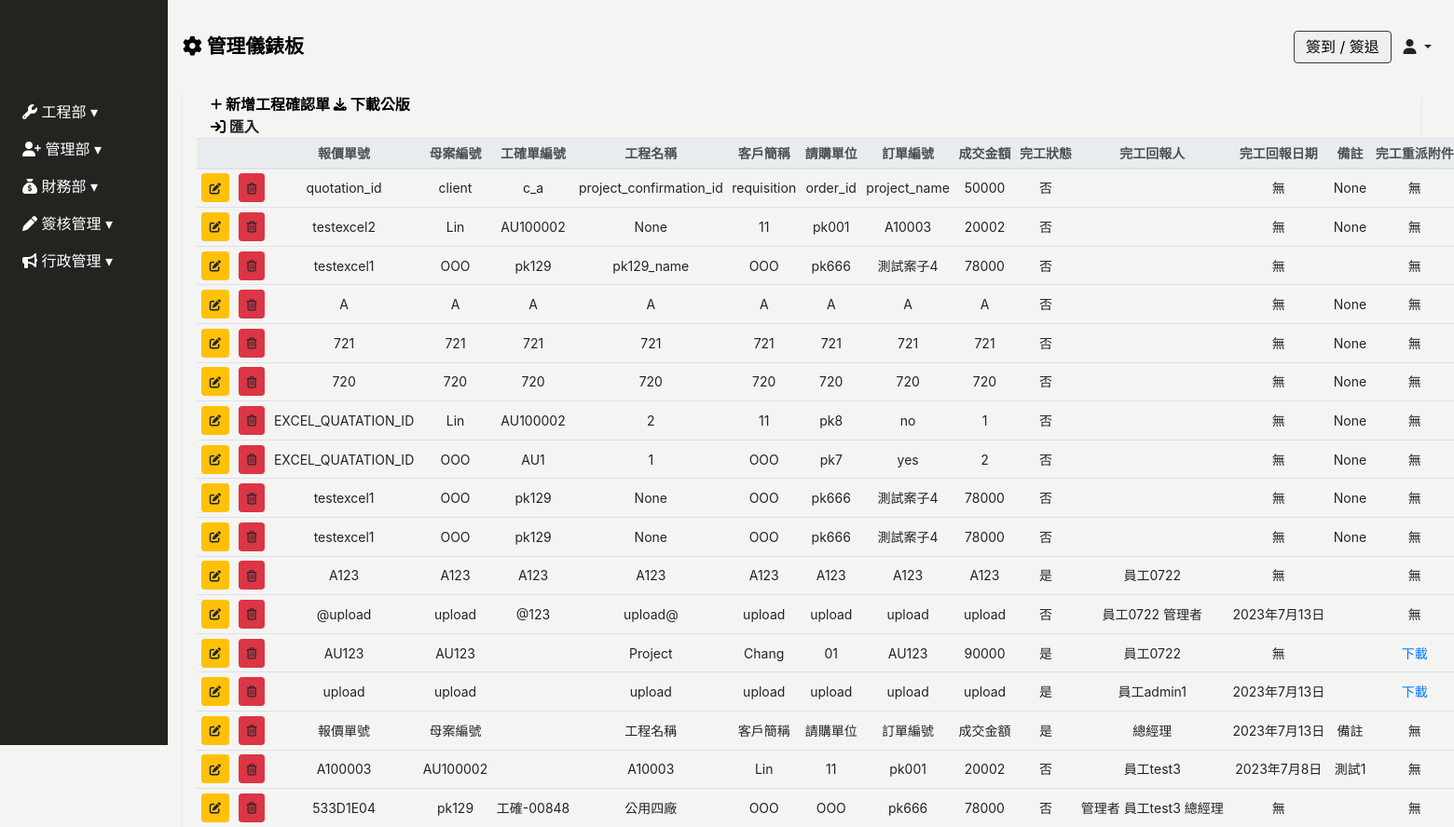
Page /project-confirmation/ on the committed database.
### Backend/models.py (models this page shows)
class Project_Confirmation(models.Model):
    project_confirmation_id = models.CharField(max_length=100, null=True, blank=True, verbose_name="工確單編號")
    quotation_id = models.CharField(max_length=100, null=True, blank=True, verbose_name="報價單號") # 唯一
    project_name = models.CharField(max_length=100, null=True, blank=True, verbose_name="工程名稱")
    order_id = models.CharField(max_length=100, null=True, blank=True, verbose_name='訂單編號')
    c_a = models.CharField(max_length=100, null=True, blank=True, verbose_name='母案編號')
    client = models.CharField(max_length=100, null=True, blank=True, verbose_name='客戶簡稱')
    requisition = models.CharField(max_length=100, null=True, blank=True, verbose_name='請購單位')
    turnover = models.CharField(max_length=10, null=True, blank=True, verbose_name='成交金額')
    is_completed = models.BooleanField(verbose_name='完工狀態',blank=True,default=False)
    completion_report_employee = models.ManyToManyField(Employee, related_name='projects_confirmation_report_employee', blank=True, verbose_name='完工回報人')
    completion_report_date = models.DateField(null=True, blank=True, verbose_name="完工回報日期")
    remark = models.TextField(null=True, blank=True, verbose_name="備註")
    reassignment_attachment = models.FileField(upload_to="project_confirmation_reassignment_attachment", null=True, blank=True, verbose_name="完工重派附件")
    author = models.ForeignKey(Employee,max_length=100, on_delete=models.SET_NULL, null=True, blank=True, verbose_name="建立人")
    created_date = models.DateField(default=timezone.now,verbose_name='建立日期')
    update_date = models.DateField(auto_now=True, verbose_name='更新日期')
    class Meta:
        verbose_name = "工程確認單"   # 單數
        verbose_name_plural = verbose_name   #複數
        ordering = ['-id']
    def reassignment_attachment_link(self):
        if self.reassignment_attachment:
            download_link = "<a href='{}' download>下載</a>".format(self.reassignment_attachment.url)
            return mark_safe(download_link)
        else:
            return "無"

class Employee(models.Model):
    GENDER_CHOICES = [
        ('M', '男'),
        ('F', '女'),
    ]
    BLOOD_TYPE_CHOICES = [
        ('A', 'A型'),
        ('B', 'B型'),
        ('AB','AB型'),
        ('O', 'O型'),
    ]
    MARITAL_STATUS_CHOICES = [
        ('M', '已婚'),
        ('S', '未婚'),
        ('D', '離異'),
    ]
    MILITARY_STATUS_CHOICES = [
        ('M', '義務役'),
        ('E', '免服役'),
        ('A', '替代役'),
    ]
    user = models.OneToOneField(User, null=True, blank=True, on_delete=models.CASCADE)
    full_name = models.CharField(max_length=10, null=True, blank=True, verbose_name='員工名稱')
    employee_id	 = models.CharField(max_length=30, blank=True,verbose_name='員工ID')
    position = models.CharField(max_length=30, null=True, blank=True, verbose_name='職稱')
    phone_number = models.CharField(max_length=20, null=True, blank=True,verbose_name='手機號碼')
    contact_number = models.CharField(max_length=20, null=True, blank=True,verbose_name='聯絡電話')
    start_date = models.DateField(null=True, blank=True, verbose_name='到職日期')
    seniority = models.DecimalField(max_digits=3, decimal_places=1, null=True, blank=True, verbose_name='目前年資')
    id_number = models.CharField(max_length=20, null=True, blank=True, verbose_name='身份證字號')
    birthday = models.DateField(null=True, blank=True, verbose_name='出生日期')
    age = models.IntegerField(null=True, blank=True, verbose_name='年齡')
    gender = models.CharField(max_length=1, choices=GENDER_CHOICES, null=True, blank=True, verbose_name='性別')
    blood_type = models.CharField(max_length=2, choices=BLOOD_TYPE_CHOICES, null=True, blank=True, verbose_name='血型')
    birth_place = models.CharField(max_length=100, null=True, blank=True, verbose_name='出生地')
    marital_status = models.CharField(max_length=1, choices=MARITAL_STATUS_CHOICES, null=True, blank=True, verbose_name='婚姻狀況')
    military_status = models.CharField(max_length=1, choices=MILITARY_STATUS_CHOICES, null=True, blank=True, verbose_name='兵役狀況')
    permanent_address = models.CharField(max_length=50, null=True, blank=True, verbose_name='戶籍地址')
    current_address_city = models.CharField(max_length=50, null=True, blank=True, verbose_name='現居地址縣市')
    current_address = models.CharField(max_length=50, null=True, blank=True, verbose_name='現居地址')
    location = models.CharField(max_length=50, null=True, blank=True, verbose_name='所在地')
    company_email = models.EmailField(null=True, blank=True, verbose_name='公司E_Mail')
    personal_email = models.EmailField(null=True, blank=True, verbose_name='個人E_Mail')
    emergency_contact = models.CharField(max_length=50, null=True, blank=True, verbose_name='緊急聯絡人1')
    emergency_contact_relations = models.CharField(max_length=50, null=True, blank=True, verbose_name='關係1')
    emergency_contact_phone = models.CharField(max_length=20, null=True, blank=True, verbose_name='聯絡人電話1')
    created_date = models.DateField(default=timezone.now,verbose_name='建立日期')
    update_date = models.DateField(auto_now=True, verbose_name='更新日期')
    class Meta:
        verbose_name = "員工"   # 單數
        verbose_name_plural = verbose_name   #複數

### Frontend/views.py (the view)
# urls.py: path('project-confirmation/', views.Project_Confirmation_ListView.as_view(), name='project-confirmation'),
class Project_Confirmation_ListView(ListView):
    model = Project_Confirmation
    template_name = 'project_confirmation/project_confirmation.html'
    context_object_name = 'project_confirmation'
    def get_context_data(self, **kwargs):
        context = super().get_context_data(**kwargs)
        context["employees_list"] =employees = Employee.objects.values('id','user__username')
        return context

### Frontend/templates/project_confirmation/project_confirmation.html (shortened to what this page needs)
{% extends 'base/base_dashboard.html' %}
{% block import %}
{% load static%}
<link rel="stylesheet" href="{% static 'css/project_confirmation/project_confirmation.css' %}">
{% endblock %}
{% block main %}
<div class="main px-3" id="project-confirmation-app">
    <div class="project-confirmation-table container-fluid shadow-sm table-responsive-lg">
        <table class="table table-sm table-hover text-center" id="table"  data-toggle="table" data-sortable="true" data-show-export="true"
         data-toolbar="#toolbar"  data-pagination="true" data-height="520" data-sticky-header="true"
        data-search="true" data-show-columns="true" data-filter-strict-search="true" data-show-columns-toggle-all="true"
        data-show-fullscreen="true" data-export-types="['excel', 'json', 'csv', 'txt']"data-export-options='{"fileName": "工程確認單"}'>
        <div id="toolbar">
            <div class="project-confirmation-header container-fluid">
                <a href="" class="font-weight-bold" id="sys_new" data-toggle="modal"data-target="#project-confirmation-modal">
                    <i class="fa-solid fa-plus fa-sm" style="color: #000000;"></i> 新增工程確認單
                </a>
                <a href="/media/file_form_template/工程確認單樣板.xlsx" class="font-weight-bold" download="">
                    <i class="fa-solid fa-download fa-sm" style="color: #000000;"></i> 下載公版
                </a>
                <br>
                <div class="upload-file font-weight-bold" onclick="importfile()">
                    <i class="fa-solid fa-arrow-right-to-bracket" style="color: #000000;"></i>
                    <span id="importLink" >匯入</span>
                </div>
            </div>
        </div>
            <thead class="thead-light" style="font-size: 14px;">
                <tr class="text-nowrap">
                    <th data-force-hide="true"> </th>
                    <th data-force-hide="true"></th>
                    <th data-field="quotation_id" data-searchable="true" data-sortable="true">報價單號</th>
                    <th data-field="c_a" data-sortable="true">母案編號</th>
                    <th data-field="project_confirmation_id" data-sortable="true">工確單編號</th>
                    <th data-field="project_name" data-sortable="true">工程名稱</th>
                    <th data-field="client" data-sortable="true">客戶簡稱</th>
                    <th data-field="requisition" data-sortable="true">請購單位</th>
                    <th data-field="order_id" data-sortable="true">訂單編號</th>
                    <th data-field="turnover" data-sortable="true">成交金額</th>
                    <th data-field="is_completed" data-sortable="true">完工狀態</th>
                    <th data-field="completion_report_employee" data-sortable="true">完工回報人</th>
                    <th data-field="completion_report_date" data-sortable="true">完工回報日期</th>
                    <th data-field="remark" data-sortable="true">備註</th>
                    <th data-field="reassignment_attachment_link" data-sortable="true">完工重派附件</th>
                </tr>
            </thead>
            <tbody class="text-nowrap" style="font-size: 14px;background: #f4f4f3;">
                {% for p in project_confirmation %}
                <tr>
                    <td>
                        <a type="button" data-url="project_confirmation" data-id="{{ p.id }}" class="sys_get btn btn-sm btn-warning" data-toggle="modal"
                            data-target="#project-confirmation-modal">
                        </a>
                    </td>
                    <td>
                        <a data-url="project_confirmation" data-id="{{ p.id }}" type="button" class="sys_del btn btn-sm btn-danger">
                        </a>
                    </td>
                    <td>{{ p.quotation_id }}</td>
                    <td>{{ p.c_a }}</td>
                    {% if p.project_confirmation_id %}<td>{{ p.project_confirmation_id }}</td>{% else %}<td></td>{% endif %}
                    <td>{{ p.project_name }}</td>
                    <td>{{ p.client }}</td>
                    <td>{{ p.requisition }}</td>
                    <td>{{ p.order_id }}</td>
                    <td>{{ p.turnover }}</td>
                    {% if p.is_completed == True %}<td>是</td>{% else %}<td>否</td>{% endif %}
                    <td>
                        {% for employees_list in p.completion_report_employee.all %}
                            {{ employees_list.full_name }}
                        {% endfor %}
                    </td>
                    {% if p.completion_report_date %}<td>{{ p.completion_report_date }}</td>{% else %}<td>無</td>{% endif %}
                    <td>{{ p.remark }}</td>
                    <td>{{ p.reassignment_attachment_link }}</td>
                </tr>
                {% endfor %}
            </tbody>
        </table>
    </div>
</div>
{% endblock %}

### static/css/base/base.css (style rules this page uses)
:root { --sidebar-width: 180px; --theme-black: #252320; --theme-white: #f4f4f3; }
body { background: var(--theme-white); }

### static/css/index/index-login.css (style rules this page uses)
.main { width: calc(100vw - var(--sidebar-width) - 20px); position: relative; left: var(--sidebar-width); top: 100px; }

### static/css/project_confirmation/project_confirmation.css (style rules this page uses)
.project-confirmation-header a { text-decoration: none; color: black; }
.project-confirmation-table td { vertical-align: middle; }

### rows in the picture
Project_Confirmation: quotation_id "quotation_id", c_a "client", project_confirmation_id "c_a", project_name "project_confirmation_id", client "requisition", requisition "order_id", order_id "project_name", turnover "50000", is_completed "否", shows "無", remark "None", reassignment_attachment_link "無"
Project_Confirmation: quotation_id "testexcel2", c_a "Lin", project_confirmation_id "AU100002", project_name "None", client "11", requisition "pk001", order_id "A10003", turnover "20002", is_completed "否", shows "無", remark "None", reassignment_attachment_link "無"
Project_Confirmation: quotation_id "testexcel1", c_a "OOO", project_confirmation_id "pk129", project_name "pk129_name", client "OOO", requisition "pk666", order_id "測試案子4", turnover "78000", is_completed "否", shows "無", reassignment_attachment_link "無"
Project_Confirmation: quotation_id "A", c_a "A", project_confirmation_id "A", project_name "A", client "A", requisition "A", order_id "A", turnover "A", is_completed "否", shows "無", remark "None", reassignment_attachment_link "無"
Project_Confirmation: quotation_id "721", c_a "721", project_confirmation_id "721", project_name "721", client "721", requisition "721", order_id "721", turnover "721", is_completed "否", shows "無", remark "None", reassignment_attachment_link "無"
Project_Confirmation: quotation_id "720", c_a "720", project_confirmation_id "720", project_name "720", client "720", requisition "720", order_id "720", turnover "720", is_completed "否", shows "無", remark "None", reassignment_attachment_link "無"
Project_Confirmation: quotation_id "EXCEL_QUATATION_ID", c_a "Lin", project_confirmation_id "AU100002", project_name "2", client "11", requisition "pk8", order_id "no", turnover "1", is_completed "否", shows "無", remark "None", reassignment_attachment_link "無"
Project_Confirmation: quotation_id "EXCEL_QUATATION_ID", c_a "OOO", project_confirmation_id "AU1", project_name "1", client "OOO", requisition "pk7", order_id "yes", turnover "2", is_completed "否", shows "無", remark "None", reassignment_attachment_link "無"
Project_Confirmation: quotation_id "testexcel1", c_a "OOO", project_confirmation_id "pk129", project_name "None", client "OOO", requisition "pk666", order_id "測試案子4", turnover "78000", is_completed "否", shows "無", remark "None", reassignment_attachment_link "無"
Project_Confirmation: quotation_id "testexcel1", c_a "OOO", project_confirmation_id "pk129", project_name "None", client "OOO", requisition "pk666", order_id "測試案子4", turnover "78000", is_completed "否", shows "無", remark "None", reassignment_attachment_link "無"
Project_Confirmation: quotation_id "A123", c_a "A123", project_confirmation_id "A123", project_name "A123", client "A123", requisition "A123", order_id "A123", turnover "A123", is_completed "是", shows "無", reassignment_attachment_link "無"
Employee: full_name "員工0722"
Project_Confirmation: quotation_id "@upload", c_a "upload", project_confirmation_id "@123", project_name "upload@", client "upload", requisition "upload", order_id "upload", turnover "upload", is_completed "否", completion_report_date "2023年7月13日", reassignment_attachment_link "無"
Employee: full_name "管理者"
Project_Confirmation: quotation_id "AU123", c_a "AU123", project_name "Project", client "Chang", requisition "01", order_id "AU123", turnover "90000", is_completed "是", shows "無", reassignment_attachment_link "下載"
Project_Confirmation: quotation_id "upload", c_a "upload", project_name "upload", client "upload", requisition "upload", order_id "upload", turnover "upload", is_completed "是", completion_report_date "2023年7月13日", reassignment_attachment_link "下載"
Employee: full_name "員工admin1"
Project_Confirmation: quotation_id "報價單號", c_a "母案編號", project_name "工程名稱", client "客戶簡稱", requisition "請購單位", order_id "訂單編號", turnover "成交金額", is_completed "是", completion_report_date "2023年7月13日", remark "備註", reassignment_attachment_link "無"
Employee: full_name "總經理"
Project_Confirmation: quotation_id "A100003", c_a "AU100002", project_name "A10003", client "Lin", requisition "11", order_id "pk001", turnover "20002", is_completed "否", completion_report_date "2023年7月8日", remark "測試1", reassignment_attachment_link "無"
Employee: full_name "員工test3"
Project_Confirmation: quotation_id "533D1E04", c_a "pk129", project_confirmation_id "工確-00848", project_name "公用四廠", client "OOO", requisition "OOO", order_id "pk666", turnover "78000", is_completed "否", shows "無", reassignment_attachment_link "無"
